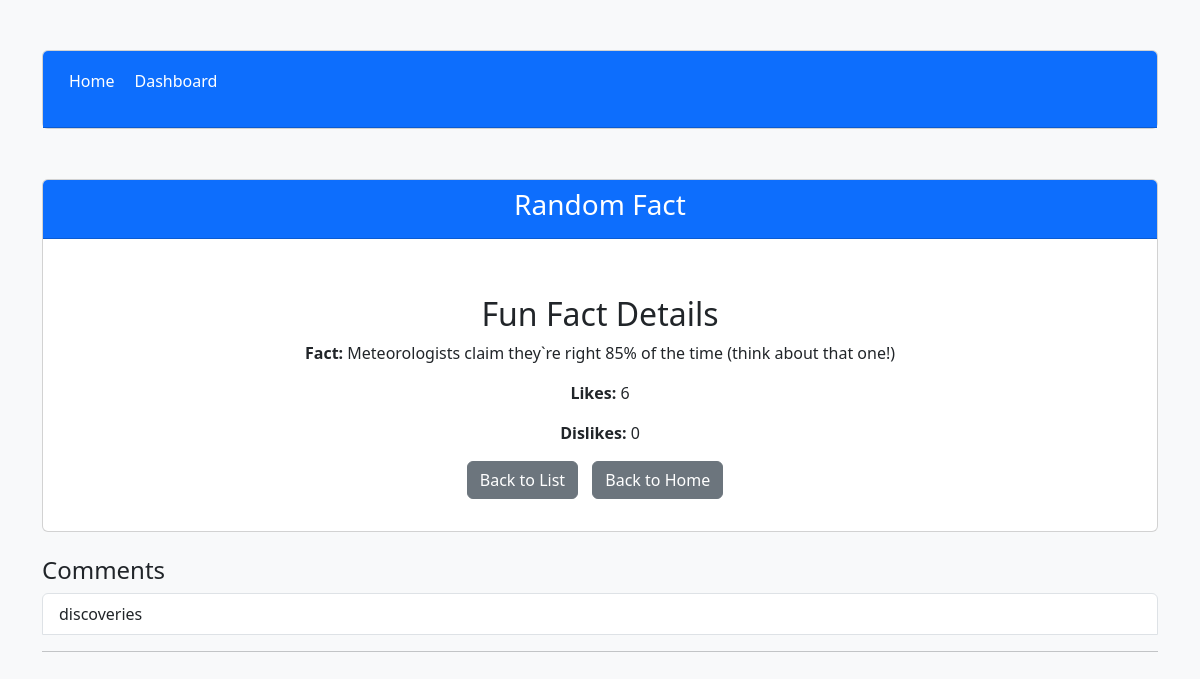
The app's page /facts/5/ with its own data.
### facts/models.py (models this page shows)
class Fact(models.Model):
    text = models.TextField()  # The fact text
    likes = models.IntegerField(default=0)
    dislikes = models.IntegerField(default=0)

class Comment(models.Model):
    fact = models.ForeignKey(Fact, on_delete=models.CASCADE, related_name='comments')
    content = models.TextField()

### facts/views.py (the view)
# urls.py: path('facts/<int:fact_id>/', views.view_fact_view, name='view_fact'),
def view_fact_view(request, fact_id):
    fact = get_object_or_404(Fact, id=fact_id)
    return render(request, 'facts/view_fact.html', {'fact': fact})

### facts/templates/facts/view_fact.html (shortened to what this page needs)
<!DOCTYPE html>
<html lang="en">
  <head>
    <link
      href="https://cdn.jsdelivr.net/npm/bootstrap@5.3.0-alpha1/dist/css/bootstrap.min.css"
      rel="stylesheet"
    />
  </head>
  <body>
    <div class="container">
      <div class="card text-center">
        <div class="card-header bg-primary text-white">
          <nav>
            <ul>
              <li><a href="{% url 'random_fact' %}">Home</a></li>
              <li><a href="{% url 'dashboard' %}">Dashboard</a></li>
            </ul>
          </nav>
        </div>
      </div>
      <div class="card text-center">
        <div class="card-header bg-primary text-white">
          <h3>Random Fact</h3>
        </div>
        <div class="card-body">
          <div class="d-flex justify-content-center my-3">
            <div class="container mt-4">
              <h2>Fun Fact Details</h2>
              <p><strong>Fact:</strong> {{ fact.text }}</p>
              <p><strong>Likes:</strong> {{ fact.likes }}</p>
              <p><strong>Dislikes:</strong> {{ fact.dislikes }}</p>
              <a href="{% url 'dashboard' %}" class="btn btn-secondary"
                >Back to List</a
              >
              <a href="{% url 'random_fact' %}" class="btn btn-secondary"
                >Back to Home</a
              >
            </div>
          </div>
        </div>
      </div>
      <div class="comments-section mt-4">
        <h4>Comments</h4>
        <ul id="comments-list" class="list-group">
          {% for comment in fact.comments.all %}
          <li class="list-group-item">{{ comment.content }}</li>
          <hr />
          {% endfor %}
        </ul>
      </div>
    </div>
  </body>
</html>

### facts/templates/facts/view_fact.html (style rules this page uses)
body { background-color: #f8f9fa; }
.card { margin-top: 50px; }
.btn { margin-right: 10px; }
.comments-section { margin-top: 30px; }
nav ul { list-style: none; display: flex; padding: 10px; }
nav ul li { margin-right: 20px; }
nav ul li a { color: white; text-decoration: none; }

### records on screen
Fact: text "Meteorologists claim they`re right 85% of the time (think about that one!)", likes "6", dislikes "0"
Comment: content "discoveries"
